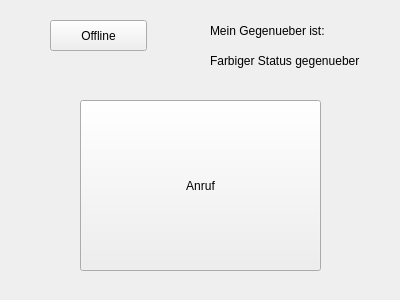
<?xml version="1.0" encoding="UTF-8"?>
<ui version="4.0">
 <class>Form</class>
 <widget class="QWidget" name="Form">
  <property name="geometry">
   <rect>
    <x>0</x>
    <y>0</y>
    <width>400</width>
    <height>300</height>
   </rect>
  </property>
  <property name="windowTitle">
   <string>Form</string>
  </property>
  <widget class="QPushButton" name="pbCall">
   <property name="geometry">
    <rect>
     <x>80</x>
     <y>100</y>
     <width>241</width>
     <height>171</height>
    </rect>
   </property>
   <property name="text">
    <string>Anruf</string>
   </property>
  </widget>
  <widget class="QPushButton" name="pbPresence">
   <property name="geometry">
    <rect>
     <x>50</x>
     <y>20</y>
     <width>97</width>
     <height>31</height>
    </rect>
   </property>
   <property name="text">
    <string>Offline</string>
   </property>
  </widget>
  <widget class="QLabel" name="label">
   <property name="geometry">
    <rect>
     <x>210</x>
     <y>20</y>
     <width>141</width>
     <height>21</height>
    </rect>
   </property>
   <property name="text">
    <string>Mein Gegenueber ist:</string>
   </property>
  </widget>
  <widget class="QLabel" name="laStatus">
   <property name="geometry">
    <rect>
     <x>210</x>
     <y>50</y>
     <width>201</width>
     <height>21</height>
    </rect>
   </property>
   <property name="text">
    <string>Farbiger Status gegenueber</string>
   </property>
  </widget>
 </widget>
 <resources/>
 <connections/>
</ui>
